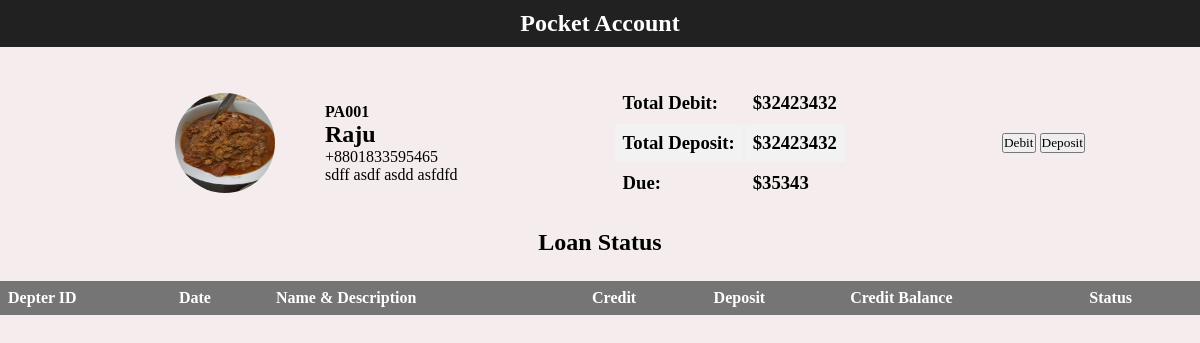
Screenshot of /debtorprofile/1 with the database file from the repository.
### app/models.py (models this page shows)
class Debtor(models.Model):
    debtorName = models.CharField(max_length=50)
    phone = models.CharField(max_length=15, blank=True, null= True)
    address = models.TextField(blank=True, null= True)
    img = models.ImageField(upload_to='pics', null=True, blank=True)
    lender = models.ForeignKey(User, on_delete=models.SET_NULL, blank=True, null=True)
    def __str__(self):
        return "PA00" +str(self.id)

### app/views.py (the view)
# urls.py: path('debtorprofile/<int:id>', views.debtorprofile, name='debtorprofile'),
def debtorprofile(request, id):
    profile = Debtor.objects.get(id=id)
    return render(request, "app/debtorprofile.html",{
        "profile":profile,
    })

### app/templates/app/debtorprofile.html (shortened to what this page needs)
{% extends "app/layout.html" %}
{% block body %}
<main>
    <div class="profile">
        <div class="mainprofile">
            <img src="avatar.jpg" alt="Avatar" class="avatar" />
            <div class="userprofile">
                <h4>{{ profile }}</h4>
                <h2>{{ profile.debtorName }}</h2>
                <p>{{ profile.phone }}</p>
                <p>{{ profile.address }}</p>
            </div>
        </div>
        <div class="totaldebitdeposit">
            <table id="totalid">
                <tr>
                    <td><h3>Total Debit:</h3></td>
                    <td class="amount"><h3>$32423432</h3></td>
                </tr>
                <tr>
                    <td><h3>Total Deposit:</h3></td>
                    <td class="amount"><h3>$32423432</h3></td>
                </tr>
                <tr>
                    <td><h3>Due:</h3></td>
                    <td class="amount"><h3>$35343</h3></td>
                </tr>
            </table>
        </div>
        <div class="buttons">
            <button type="button" id="myBtn">Debit</button>
            <button type="button">Deposit</button>
        </div>
    </div>
    <div class="tablecontainer" style="margin: 0 0">
        <h2>Loan Status</h2>
        <table>
            <tr>
                <th>Depter ID</th>
                <th>Date</th>
                <th>Name & Description</th>
                <th>Credit</th>
                <th>Deposit</th>
                <th>Credit Balance</th>
                <th>Status</th>
            </tr>
        </table>
    </div>
</main>
{% endblock %}

### app/static/app/css/main.css (style rules this page uses)
* { margin: 0; padding: 0; box-sizing: border-box; font-family: Serif; }
body { background-color: #f5eded; max-width: 1400px; margin: auto; }
main { display: flex; justify-content: center; flex-wrap: wrap; }
.tablecontainer { text-align: center; margin: 10%; width: 100%; }
.tablecontainer h2 { margin: 25px; }
.tablecontainer table { border-collapse: collapse; width: 100%; }
th, td { text-align: left; padding: 8px; }
tr:nth-child(even) { background-color: #f2f2f2; }
th { background-color: #757575; color: white; }
.profile { display: flex; width: 80%; justify-content: space-between; flex-wrap: wrap; align-items: center; margin: 35px 0 0 10px; }
.profile img { width: 100px; height: 100px; border-radius: 50px; margin: 0 50px; }
.mainprofile { display: flex; flex-wrap: wrap; align-items: center; justify-content: center; }

### rows the page displays
Debtor: id "PA001", debtorName "Raju", phone "+8801833595465", address "sdff asdf asdd asfdfd"
